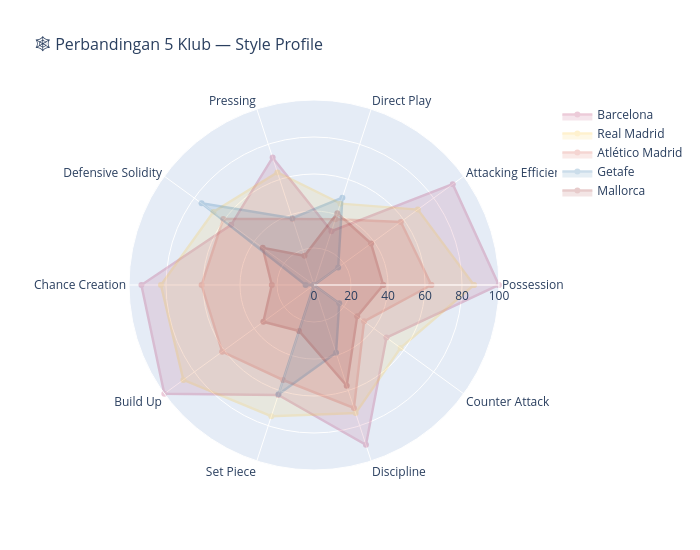

The notebook cell this image was saved under:
### Code cell
# --- Radar Comparison: 5 klub representatif ---
radar_chart(
    teams_style_scores,
    clubs=["Barcelona", "Real Madrid", "Atlético Madrid", "Getafe", "Mallorca"],
    score_columns=score_cols,
    colors=["#A50044", "#FEBE10", "#CE3524", "#005999", "#8B0000"],
    title="🕸️ Perbandingan 5 Klub — Style Profile",
).show()

### Figure 1 — Plotly figure (JSON) as saved in the notebook; plotly's stock layout.template omitted (floating-point values rounded to 4 significant figures)
{"data": [{"fill": "toself", "line": {"color": "#A50044", "width": 2.5}, "name": "Barcelona", "opacity": 0.2, "r": [99.85, 92.71, 30.53, 72.4, 55.35, 93.29, 100, 62.47, 90.86, 48.39, 99.85], "theta": ["Possession", "Attacking Efficiency", "Direct Play", "Pressing", "Defensive Solidity", "Chance Creation", "Build Up", "Set Piece", "Discipline", "Counter Attack", "Possession"], "type": "scatterpolar"}, {"fill": "toself", "line": {"color": "#FEBE10", "width": 2.5}, "name": "Real Madrid", "opacity": 0.2, "r": [86.42, 69.36, 46.25, 64.01, 67.2, 82.73, 87.26, 74.57, 72.8, 57.84, 86.42], "theta": ["Possession", "Attacking Efficiency", "Direct Play", "Pressing", "Defensive Solidity", "Chance Creation", "Build Up", "Set Piece", "Discipline", "Counter Attack", "Possession"], "type": "scatterpolar"}, {"fill": "toself", "line": {"color": "#CE3524", "width": 2.5}, "name": "Atlético Madrid", "opacity": 0.2, "r": [63.41, 58.01, 37.38, 37.48, 60.62, 60.74, 61.36, 53.99, 69.84, 33.45, 63.41], "theta": ["Possession", "Attacking Efficiency", "Direct Play", "Pressing", "Defensive Solidity", "Chance Creation", "Build Up", "Set Piece", "Discipline", "Counter Attack", "Possession"], "type": "scatterpolar"}, {"fill": "toself", "line": {"color": "#005999", "width": 2.5}, "name": "Getafe", "opacity": 0.2, "r": [0, 16.15, 49.65, 37.92, 75.13, 4.53, 0, 62.15, 38.57, 16.86, 0], "theta": ["Possession", "Attacking Efficiency", "Direct Play", "Pressing", "Defensive Solidity", "Chance Creation", "Build Up", "Set Piece", "Discipline", "Counter Attack", "Possession"], "type": "scatterpolar"}, {"fill": "toself", "line": {"color": "#8B0000", "width": 2.5}, "name": "Mallorca", "opacity": 0.2, "r": [37.41, 38.12, 40.81, 16.59, 34.26, 22.8, 33.84, 26.1, 57.21, 28.84, 37.41], "theta": ["Possession", "Attacking Efficiency", "Direct Play", "Pressing", "Defensive Solidity", "Chance Creation", "Build Up", "Set Piece", "Discipline", "Counter Attack", "Possession"], "type": "scatterpolar"}], "layout": {"height": 550, "legend": {"font": {"size": 12}}, "polar": {"radialaxis": {"range": [0, 100], "ticksuffix": "", "visible": true}}, "title": {"font": {"size": 16}, "text": "🕸️ Perbandingan 5 Klub — Style Profile"}, "width": 700}}
